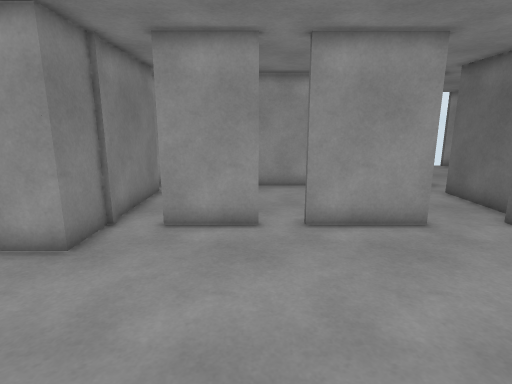
[1] (above)

18 first-person views from a walk through a 3-D level made in the Unity game engine. The camera is 1.5 m above the floor, tilts 12° down and sees 80° across. The floor is counted in squares, 0.5 m on a side. Each view is taken from the middle of a square. On the plan, view 1 faces up. The plan holds only what a view shows up to about 20 squares ahead; the rest is blank. The place goes on beyond the plan. The player character is not drawn.

[2]
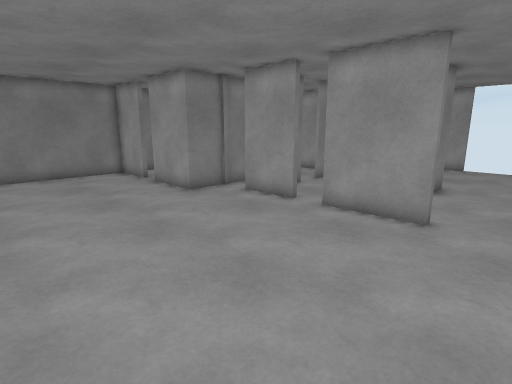

[3]
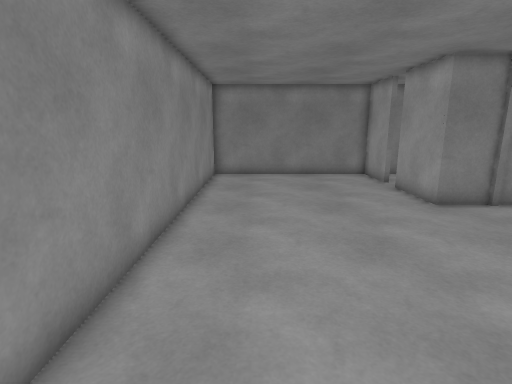

[4]
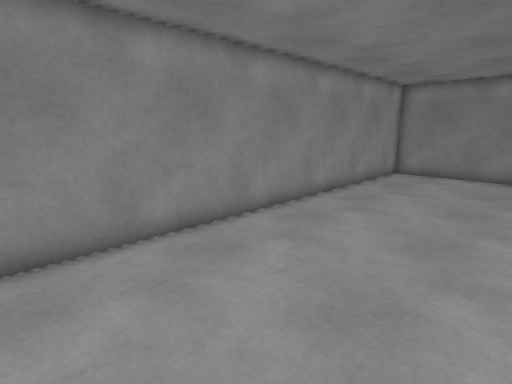

[5]
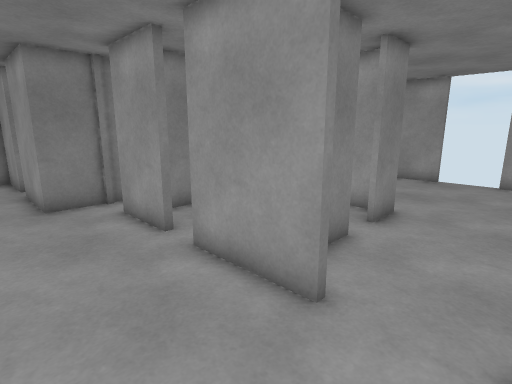

[6]
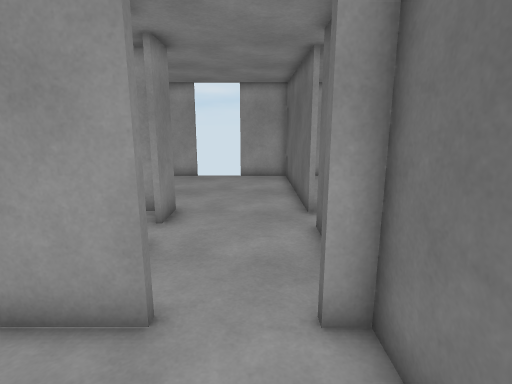

[7]
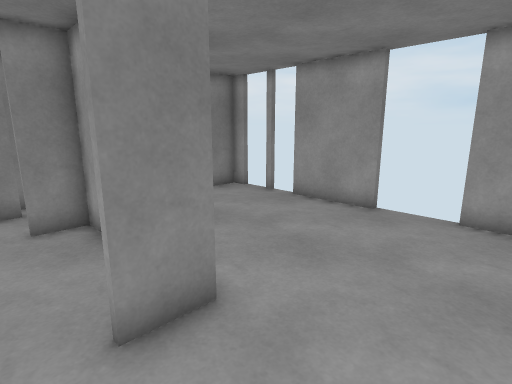

[8]
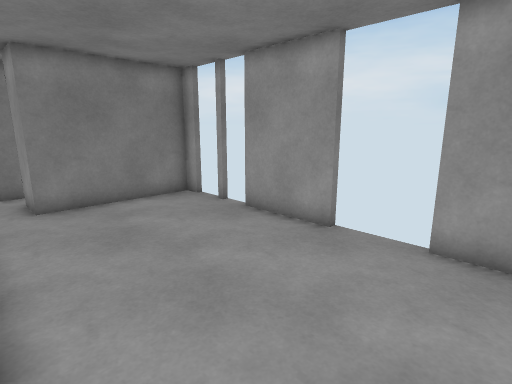

[9]
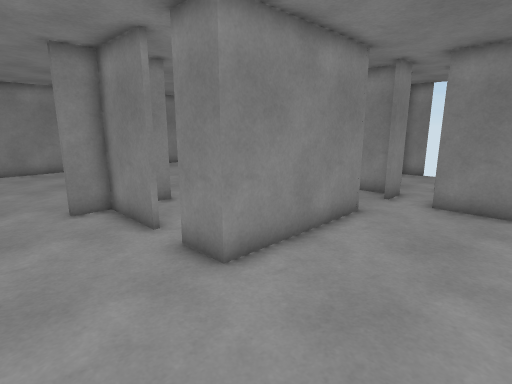

[10]
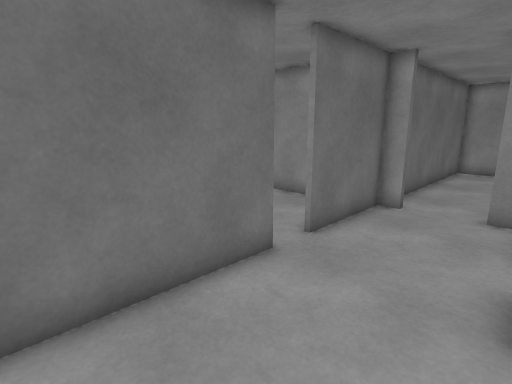

[11]
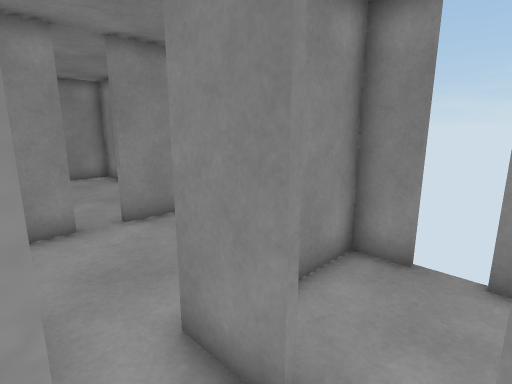

[12]
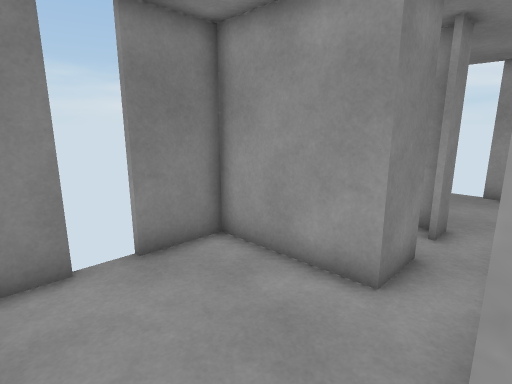

[13]
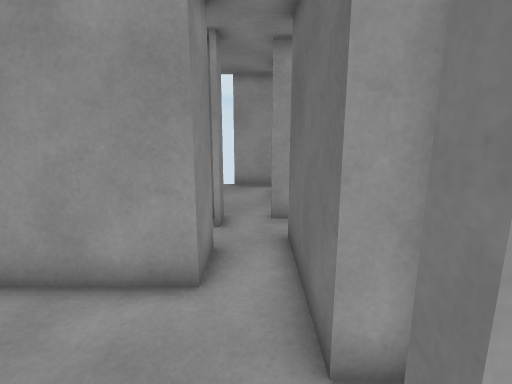

[14]
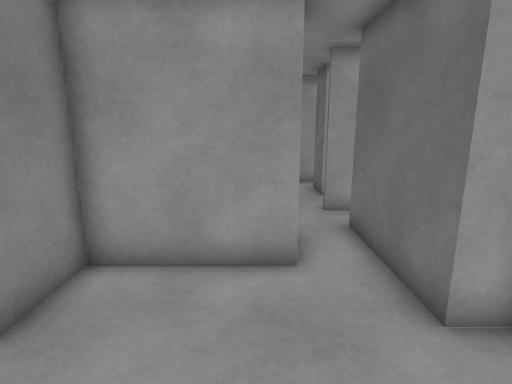

[15]
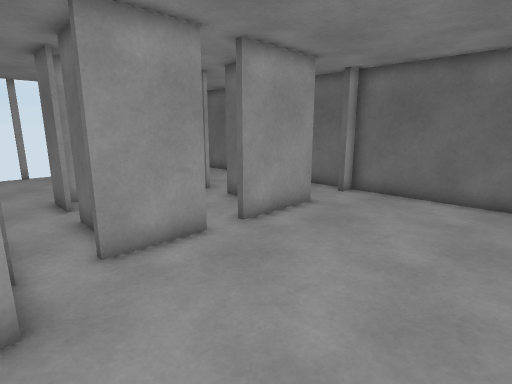

[16]
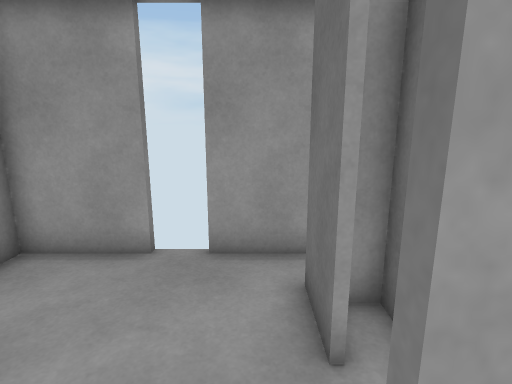

[17]
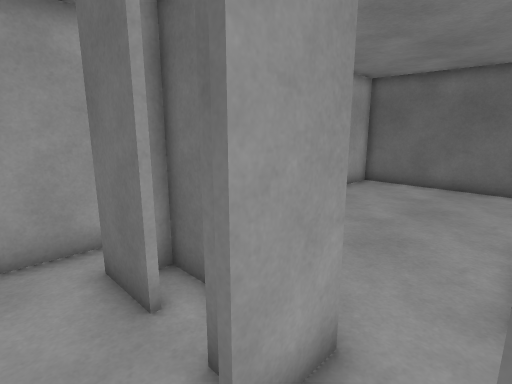

[18]
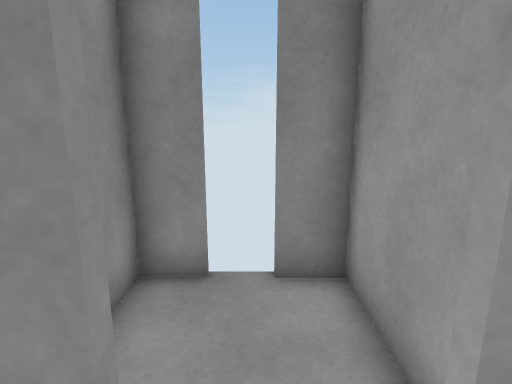

### Floor plan
Ten units are one square. View 1 is at (0, 0); x grows to the right and y downward. Boxes are objects, and circles mark ways between rooms. Rooms are numbered by the first view taken in them; rooms with no view inside come last. Other rooms are left out.
<svg viewBox="-135 -245 230 277">
<path fill="none" stroke="#000" d="M1 -91 -30 -91M-46 -92 -46 -71 -84 -71M-97 -71 -127 -71 -127 27 89 27 89 -91 80 -91M54 -91 15 -91M40 -128 40 -94 54 -94M80 -91 80 -94 89 -94 89 -140M34 -239 -5 -239M-21 -158 -21 -142M-23 -142 -23 -160 40 -160 40 -142M89 -155 89 -239 60 -239M-46 -145 -46 -94M-46 -239 -46 -178 -65 -178M-61 -160 -48 -160M-59 -155 -59 -142M-23 -114 -23 -128M-61 -111 -61 -160M-61 -90 -61 -96M-84 -74 -71 -74M-127 -95 -127 -82M-115 -74 -97 -74 -97 -71M-81 -154 -81 -133 -127 -133 -127 -108M-84 -178 -127 -178 -127 -164M-127 -151 -127 -136 -105 -136M15 -94 22 -94M38 -119 38 -128M-21 -128 -21 -106M34 -158 -21 -158"/>
<circle cx="65" cy="-90" r="3" fill="#2a7"/>
<circle cx="-35" cy="-90" r="3" fill="#2a7"/>
<circle cx="-90" cy="-70" r="3" fill="#2a7"/>
<circle cx="10" cy="-90" r="3" fill="#2a7"/>
<circle cx="65" cy="-155" r="3" fill="#2a7"/>
<circle cx="40" cy="-135" r="3" fill="#2a7"/>
<circle cx="-55" cy="-170" r="3" fill="#2a7"/>
<circle cx="-20" cy="-135" r="3" fill="#2a7"/>
<circle cx="-80" cy="-160" r="3" fill="#2a7"/>
<text x="-20" y="-30">1</text>
<text x="60" y="-120">2</text>
<text x="20" y="-190">3</text>
<text x="-90" y="-110">4</text>
<text x="-100" y="-160">5</text>
<text x="10" y="-120">6</text>
</svg>
Room 1 opens to room 2. Room 1 opens to room 3. Room 1 opens to room 4. Room 1 opens to room 6. Room 2 opens to room 3. Room 2 opens to room 6. Room 3 opens to room 4. Room 3 opens to room 6. Room 4 opens to room 5.

Where each view was taken, in squares from view 1:
view 1: 0 up, 0 right, facing up
view 2: 1 down, 8 right, facing up-left
view 3: 0 up, 7 right, facing left
view 4: 5 up, 8 right, facing down-left
view 5: 5 up, 8 right, facing up-left
view 6: 5 up, 7 right, facing up
view 7: 13 up, 8 right, facing up-left
view 8: 16 up, 8 right, facing up-left
view 9: 21 up, 8 right, facing down-left
view 10: 21 up, 4 right, facing down-right
view 11: 17 up, 6 left, facing down-left
view 12: 8 up, 6 left, facing up-left
view 13: 8 up, 7 left, facing up
view 14: 7 up, 9 left, facing up
view 15: 2 up, 5 left, facing up-right
view 16: 17 up, 7 left, facing up
view 17: 16 up, 8 left, facing up-right
view 18: 16 up, 7 left, facing left
